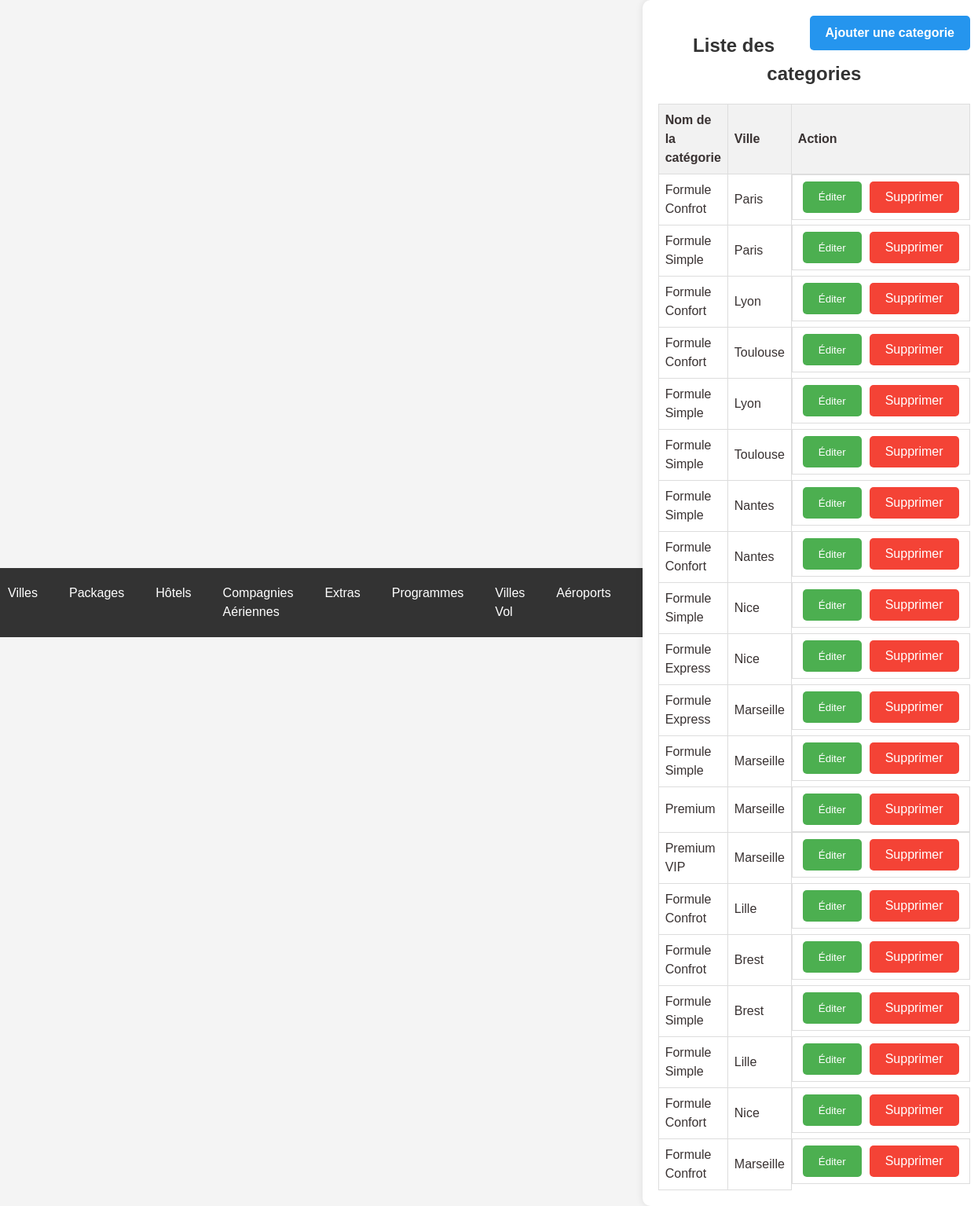
The page /list_type_formule_omra.php (signed in) on the database as committed earlier.
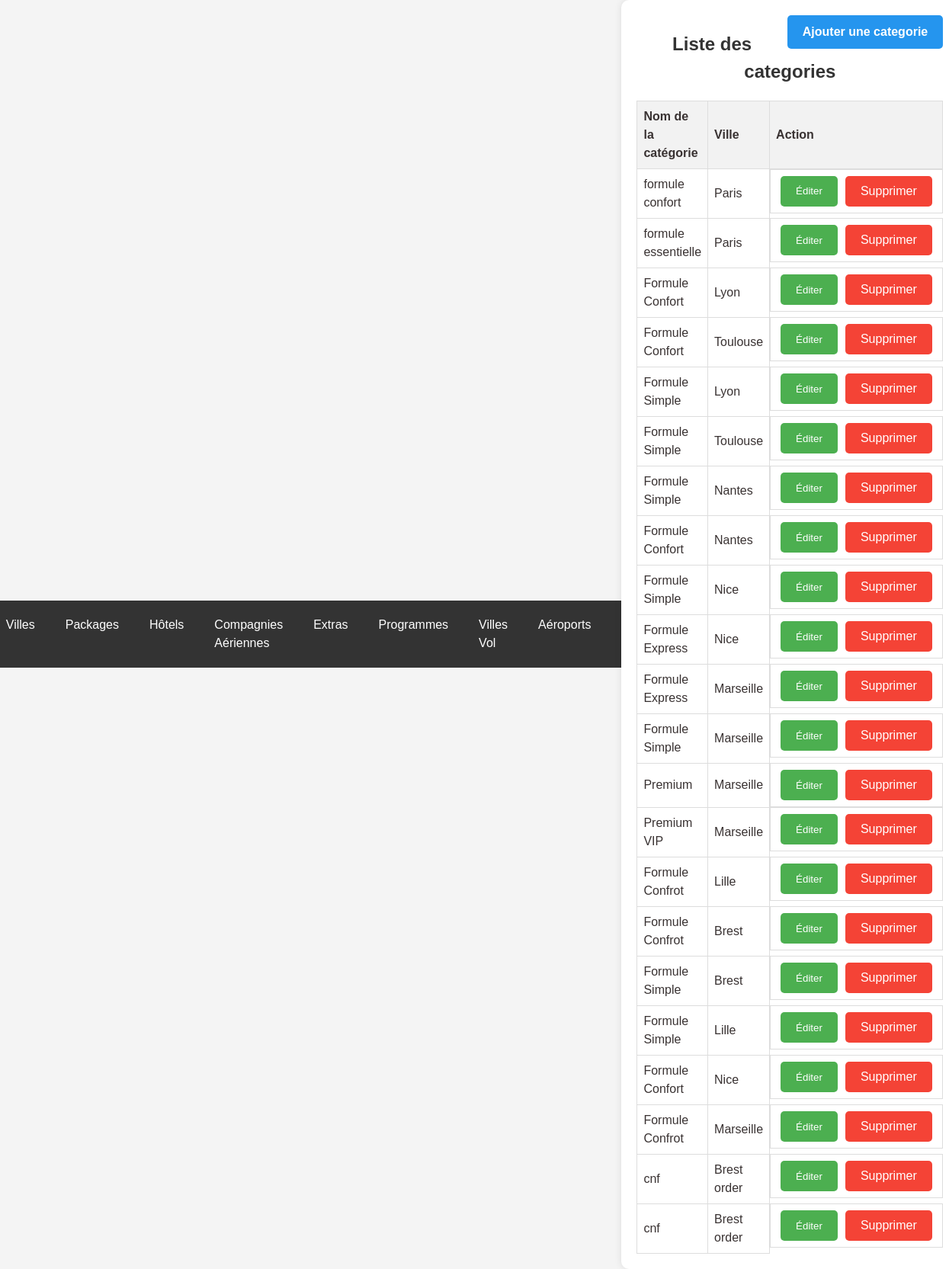
The same page on the database as committed later.
### tables this page shows
CREATE TABLE `type_formule_omra` (
  `id` int(11) NOT NULL,
  `nom` varchar(255) NOT NULL,
  `formule_parent_id` int(11) DEFAULT NULL
);

CREATE TABLE `omra_packages` (
  `id` int(11) NOT NULL,
  `nom` varchar(255) NOT NULL,
  `description` text NOT NULL,
  `photo` varchar(255) NOT NULL
);

### list_type_formule_omra.php (the view, shortened to what this page needs)
<!DOCTYPE html>
<html lang="fr">
<head>
    <link rel="stylesheet" href="styles.css">
    <?php include 'header.php'; ?>
</head>
<body>
    <div class="container">
        <a href="ajout_type_formule.php" class='btn-add'><b>Ajouter une categorie</b></a>
        <h2 class="text-center">Liste des categories</h2>
        <table class="table table-bordered">
            <thead>
                <tr>
                    <th>Nom de la catégorie</th>
                    <th>Ville</th>
                    <th>Action</th>
                </tr>
            </thead>
            <tbody>
                <?php
                include 'db.php';
                $sql_types_formules = "SELECT type_formule_omra.id, type_formule_omra.nom AS nom_formule, omra_packages.nom AS nom_package
                                   FROM type_formule_omra
                                   LEFT JOIN omra_packages ON type_formule_omra.formule_parent_id = omra_packages.id";
                $result_types_formules = mysqli_query($conn, $sql_types_formules);
                if (mysqli_num_rows($result_types_formules) > 0) {
                    while ($row_type_formule = mysqli_fetch_assoc($result_types_formules)) {
                        echo "<tr>";
                        echo "<td>" . $row_type_formule['nom_formule'] . "</td>";
                        echo "<td>" . $row_type_formule['nom_package'] . "</td>";
                        echo "<td class='btn-group'>";
                        echo "<button class='btn btn-edit' onclick=\"window.location.href='edit_type_formule.php?id=" . $row_type_formule['id'] . "'\">Éditer</button>";
                        echo "<a class='btn btn-delete' href='delete_type_formule.php?id=" . $row_type_formule['id'] . "' onclick=\"return confirm('Êtes-vous sûr de vouloir supprimer ce type de formule?')\">Supprimer</a>";
                        echo "</td>";
                        echo "</tr>";
                    }
                } else {
                    echo "<tr><td colspan='3'>Aucun type de formule Omra disponible pour le moment.</td></tr>";
                }
                ?>
            </tbody>
        </table>
    </div>
</body>
</html>

Rows that differ between the two databases and show on the page:
changed type_formule_omra: nom "Formule Confrot" → "formule confort"
changed type_formule_omra: nom "Formule Simple" → "formule essentielle"
added type_formule_omra: nom "cnf", formule_parent.nom "Brest order"
added type_formule_omra: nom "cnf", formule_parent.nom "Brest order"
